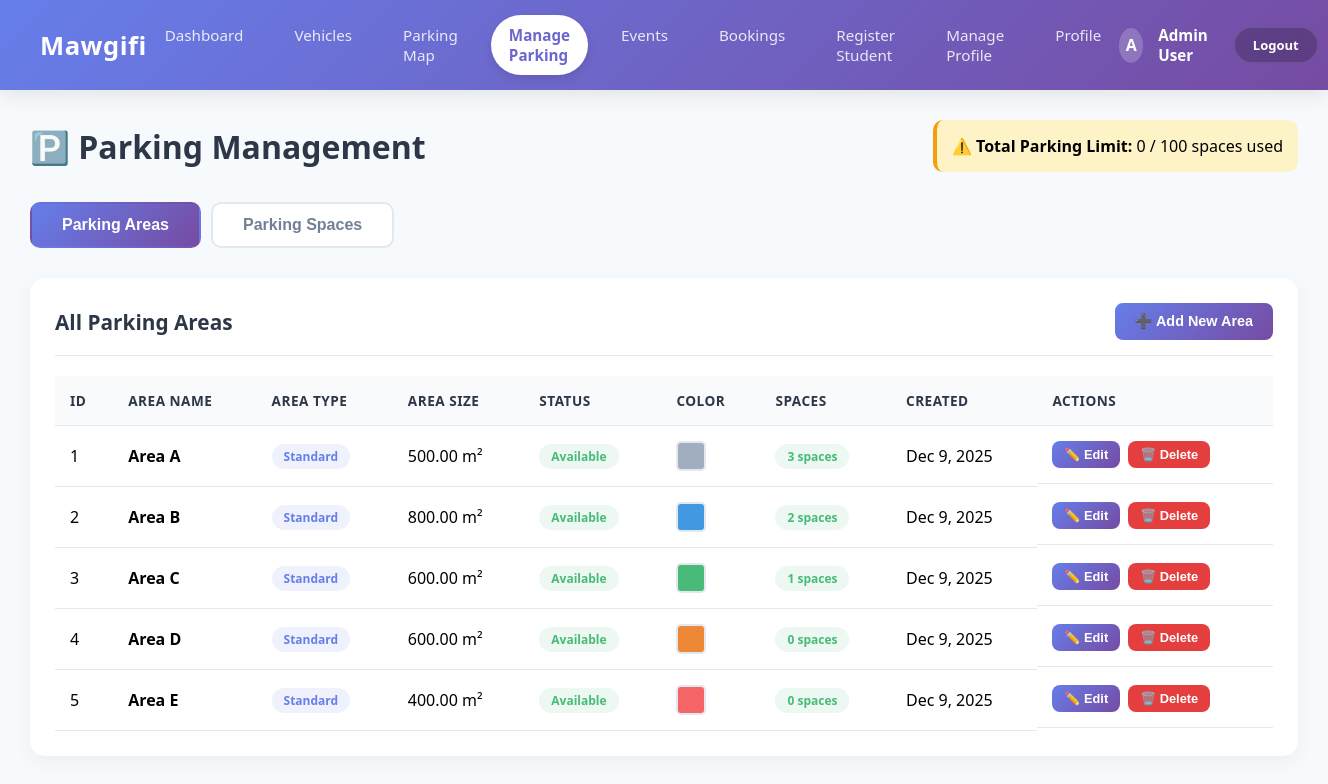
The app's page /Module2/admin/parking_management.php (signed in) with its own data.
### tables this page shows
CREATE TABLE ParkingArea (
    area_id INT AUTO_INCREMENT PRIMARY KEY,
    Availability_id INT,
    area_name VARCHAR(100) NOT NULL,
    area_type VARCHAR(50),
    area_color VARCHAR(20) DEFAULT '#a0a0a0',
    area_status ENUM('available', 'occupied', 'temporarily_closed', 'under_maintenance') DEFAULT 'available',
    created_at TIMESTAMP DEFAULT CURRENT_TIMESTAMP,
    updated_at TIMESTAMP DEFAULT CURRENT_TIMESTAMP ON UPDATE CURRENT_TIMESTAMP,
    AreaSize DECIMAL(10, 2),
    FOREIGN KEY (Availability_id) REFERENCES Availability(Availability_id) ON DELETE SET NULL ON UPDATE CASCADE
);

### Module2/admin/parking_management.php (the view, shortened to what this page needs)
<?php
$username = $_SESSION['username'] ?? 'Administrator';
$conn = getDBConnection();
$areas = [];
if ($conn) {
    $sql = "SELECT pa.*,
            (SELECT COUNT(*) FROM ParkingSpace ps WHERE ps.area_id = pa.area_id) as space_count
            FROM ParkingArea pa
            ORDER BY pa.area_name";
    $result = $conn->query($sql);
    if ($result) {
        while ($row = $result->fetch_assoc()) {
            $areas[] = $row;
        }
    }
}
?>
<!DOCTYPE html>
<html lang="en">
<head>
</head>
<body>
    <nav class="navbar">
        <div class="brand">Mawgifi</div>
        <div class="nav-links">
            <a href="../../Moudel1/Admin.php?view=dashboard">Dashboard</a>
            <a href="../../modules/membership/index.php">Vehicles</a>
            <a href="../public/index.php">Parking Map</a>
            <a href="parking_management.php" class="active">Manage Parking</a>
            <a href="../../admin/event_management.php">Events</a>
            <a href="../../modules/booking/index.php">Bookings</a>
            <a href="../../Moudel1/Admin.php?view=register">Register Student</a>
            <a href="../../Moudel1/Admin.php?view=manage">Manage Profile</a>
            <a href="../../Moudel1/Admin.php?view=profile">Profile</a>
        </div>
        <div class="user-profile">
            <div class="avatar-circle"><?php echo strtoupper(substr($username, 0, 1)); ?></div>
            <span class="user-name"><?php echo htmlspecialchars($username); ?></span>
            <a href="../../logout.php" class="logout-btn">Logout</a>
        </div>
    </nav>
    <div class="container">
        <div class="page-header">
            <h1>🅿️ Parking Management</h1>
            <div style="background: #fef3c7; padding: 15px; border-radius: 10px; border-left: 4px solid #f59e0b;">
                <strong>⚠️ Total Parking Limit:</strong> <span id="totalSpaceCount">0</span> / 100 spaces used
            </div>
        </div>
        <div class="tabs">
            <button type="button" class="tab-btn active" data-tab="areas">Parking Areas</button>
            <button type="button" class="tab-btn" data-tab="spaces">Parking Spaces</button>
        </div>
        <div id="areas-tab" class="tab-content active">
            <div class="card">
                <div class="card-header">
                    <h2>All Parking Areas</h2>
                    <button type="button" class="btn btn-primary" onclick="openAreaModal()">
                        ➕ Add New Area
                    </button>
                </div>
                <div class="table-container">
                    <?php if (empty($areas)): ?>
                        <div class="empty-state">
                            <svg xmlns="http://www.w3.org/2000/svg" fill="none" viewBox="0 0 24 24" stroke="currentColor">
                                <path stroke-linecap="round" stroke-linejoin="round" stroke-width="2"
                                    d="M19 21V5a2 2 0 00-2-2H7a2 2 0 00-2 2v16m14 0h2m-2 0h-5m-9 0H3m2 0h5M9 7h1m-1 4h1m4-4h1m-1 4h1m-5 10v-5a1 1 0 011-1h2a1 1 0 011 1v5m-4 0h4" />
                            </svg>
                            <p>No parking areas found. Click "Add New Area" to create one.</p>
                        </div>
                    <?php else: ?>
                        <table>
                            <thead>
                                <tr>
                                    <th>ID</th>
                                    <th>Area Name</th>
                                    <th>Area Type</th>
                                    <th>Area Size</th>
                                    <th>Status</th>
                                    <th>Color</th>
                                    <th>Spaces</th>
                                    <th>Created</th>
                                    <th>Actions</th>
                                </tr>
                            </thead>
                            <tbody>
                                <?php foreach ($areas as $area): ?>
                                    <tr>
                                        <td><?php echo $area['area_id']; ?></td>
                                        <td><strong><?php echo htmlspecialchars($area['area_name']); ?></strong></td>
                                        <td>
                                            <span class="badge badge-primary">
                                                <?php echo htmlspecialchars($area['area_type'] ?? 'Standard'); ?>
                                            </span>
                                        </td>
                                        <td><?php echo $area['AreaSize'] ? $area['AreaSize'] . ' m²' : 'N/A'; ?></td>
                                        <td>
                                            <?php
                                            $status = $area['area_status'] ?? 'available';
                                            $statusColor = 'success';
                                            $statusText = ucwords(str_replace('_', ' ', $status));
                                            ?>
                                            <span class="badge badge-<?php echo $statusColor; ?>"><?php echo $statusText; ?></span>
                                        </td>
                                        <td>
                                            <div style="width: 30px; height: 30px; background-color: <?php echo htmlspecialchars($area['area_color'] ?? '#a0a0a0'); ?>; border-radius: 5px; border: 2px solid #e2e8f0;"></div>
                                        </td>
                                        <td><span class="badge badge-success"><?php echo $area['space_count']; ?> spaces</span>
                                        </td>
                                        <td><?php echo date('M j, Y', strtotime($area['created_at'])); ?></td>
                                        <td class="action-btns">
                                            <button type="button" class="btn btn-primary btn-sm"
                                                onclick='editArea(<?php echo htmlspecialchars(json_encode($area), ENT_QUOTES, "UTF-8"); ?>)'>
                                                ✏️ Edit
                                            </button>
                                            <button type="button" class="btn btn-danger btn-sm"
                                                onclick="deleteArea(<?php echo $area['area_id']; ?>, '<?php echo htmlspecialchars($area['area_name'], ENT_QUOTES); ?>')">
                                                🗑️ Delete
                                            </button>
                                        </td>
                                    </tr>
                                <?php endforeach; ?>
                            </tbody>
                        </table>
                    <?php endif; ?>
                </div>
            </div>
        </div>
    </div>
    <div class="toast" id="toast"></div>
</body>
</html>

### Module2/admin/parking_management.php (style rules this page uses)
:root { --primary-grad: linear-gradient(135deg, #667eea 0%, #764ba2 100%); --primary-color: #667eea; --secondary-color: #764ba2; --text-dark: #2d3748; --text-light: #718096; --bg-light: #f7fafc; --success: #48bb78; --danger: #e53e3e; --warning: #ed8936; }
* { margin: 0; padding: 0; box-sizing: border-box; }
body { font-family: 'Segoe UI', system-ui, -apple-system, sans-serif; background: var(--bg-light); }
.navbar { background: var(--primary-grad); color: white; padding: 15px 40px; display: flex; justify-content: space-between; align-items: center; box-shadow: 0 4px 20px rgba(0, 0, 0, 0.1); }
.navbar .brand { font-size: 1.6rem; font-weight: 800; letter-spacing: 0.5px; }
.nav-links { display: flex; gap: 15px; }
.nav-links a { color: rgba(255, 255, 255, 0.85); text-decoration: none; font-weight: 500; padding: 10px 18px; border-radius: 50px; transition: all 0.3s ease; font-size: 0.95rem; }
.nav-links a.active { background: white; color: #6a67ce; font-weight: 700; box-shadow: 0 4px 10px rgba(0, 0, 0, 0.1); }
.user-profile { display: flex; align-items: center; gap: 15px; }
.user-name { font-weight: 600; font-size: 0.95rem; }
.avatar-circle { width: 35px; height: 35px; background: rgba(255, 255, 255, 0.2); border-radius: 50%; display: flex; align-items: center; justify-content: center; font-weight: bold; }
.logout-btn { background: rgba(0, 0, 0, 0.2); color: white; border: 1px solid rgba(255, 255, 255, 0.1); padding: 8px 18px; border-radius: 20px; cursor: pointer; text-decoration: none; font-size: 13px; font-weight: 600; transition: all 0.3s; }
.container { max-width: 1400px; margin: 30px auto; padding: 0 30px; }
.page-header { display: flex; justify-content: space-between; align-items: center; margin-bottom: 30px; }
.page-header h1 { font-size: 2rem; color: var(--text-dark); }
.tabs { display: flex; gap: 10px; margin-bottom: 30px; }
.tab-btn { padding: 12px 30px; background: white; border: 2px solid #e2e8f0; border-radius: 10px; font-size: 1rem; font-weight: 600; color: var(--text-light); cursor: pointer; transition: all 0.3s; }
.tab-btn.active { background: var(--primary-grad); color: white; border-color: transparent; }
.tab-content { display: none; }
.tab-content.active { display: block; }
.card { background: white; border-radius: 15px; box-shadow: 0 5px 20px rgba(0, 0, 0, 0.05); padding: 25px; margin-bottom: 25px; }
.card-header { display: flex; justify-content: space-between; align-items: center; margin-bottom: 20px; padding-bottom: 15px; border-bottom: 1px solid #e2e8f0; }
.card-header h2 { font-size: 1.3rem; color: var(--text-dark); }
.btn { padding: 10px 20px; border: none; border-radius: 8px; font-size: 0.9rem; font-weight: 600; cursor: pointer; transition: all 0.3s; text-decoration: none; display: inline-flex; align-items: center; gap: 8px; }
.btn-primary { background: var(--primary-grad); color: white; }
.btn-danger { background: var(--danger); color: white; }
.btn-sm { padding: 6px 12px; font-size: 0.8rem; }
.table-container { overflow-x: auto; }
table { width: 100%; border-collapse: collapse; }
th, td { padding: 15px; text-align: left; border-bottom: 1px solid #e2e8f0; }
th { background: #f8fafc; font-weight: 600; color: var(--text-dark); font-size: 0.85rem; text-transform: uppercase; letter-spacing: 0.5px; }
.badge { display: inline-block; padding: 4px 12px; border-radius: 20px; font-size: 0.75rem; font-weight: 600; }
.badge-primary { background: rgba(102, 126, 234, 0.1); color: var(--primary-color); }
.badge-success { background: rgba(72, 187, 120, 0.1); color: var(--success); }
.action-btns { display: flex; gap: 8px; }
.toast { position: fixed; bottom: 30px; right: 30px; padding: 15px 25px; border-radius: 10px; color: white; font-weight: 600; z-index: 2000; transform: translateX(150%); transition: transform 0.3s ease; }

### records on screen
parkingarea: area_id "1", area_name "Area A", area_type "Standard", AreaSize "500.00", area_status "Available", space_count "3", created_at "Dec 9, 2025"
parkingarea: area_id "2", area_name "Area B", area_type "Standard", AreaSize "800.00", area_status "Available", space_count "2", created_at "Dec 9, 2025"
parkingarea: area_id "3", area_name "Area C", area_type "Standard", AreaSize "600.00", area_status "Available", space_count "1", created_at "Dec 9, 2025"
parkingarea: area_id "4", area_name "Area D", area_type "Standard", AreaSize "600.00", area_status "Available", space_count "0", created_at "Dec 9, 2025"
parkingarea: area_id "5", area_name "Area E", area_type "Standard", AreaSize "400.00", area_status "Available", space_count "0", created_at "Dec 9, 2025"

### other values on screen
substr($username, 0, 1) "A"
$username "Admin User"
